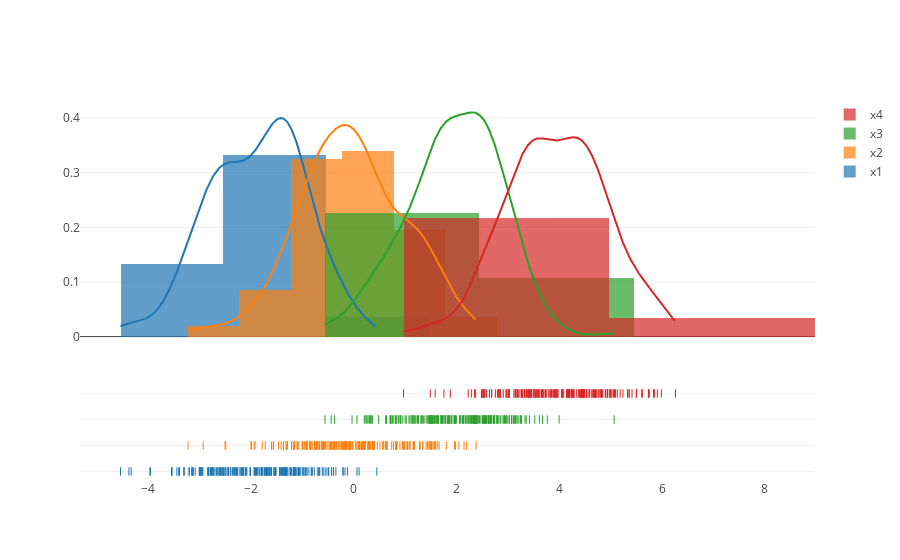

The notebook cell saved with this chart:
### Code cell
fig = ff.create_distplot(hist_data, group_labels, bin_size=[2,1,3,4])
iplot(fig)

### Figure 1 — Plotly figure (JSON) as saved in the notebook; plotly's stock layout.template omitted (floating-point values rounded to 4 significant figures; data arrays with more than 128 entries replaced by an {"elided": "..."} marker saying what was removed)
{"data": [{"autobinx": false, "histnorm": "probability density", "legendgroup": "x1", "marker": {"color": "rgb(31, 119, 180)"}, "name": "x1", "opacity": 0.7, "type": "histogram", "x": {"elided": "200 float values"}, "xaxis": "x1", "xbins": {"end": 0.4528, "size": 2, "start": -4.531}, "yaxis": "y1"}, {"autobinx": false, "histnorm": "probability density", "legendgroup": "x2", "marker": {"color": "rgb(255, 127, 14)"}, "name": "x2", "opacity": 0.7, "type": "histogram", "x": {"elided": "200 float values"}, "xaxis": "x1", "xbins": {"end": 2.383, "size": 1, "start": -3.219}, "yaxis": "y1"}, {"autobinx": false, "histnorm": "probability density", "legendgroup": "x3", "marker": {"color": "rgb(44, 160, 44)"}, "name": "x3", "opacity": 0.7, "type": "histogram", "x": {"elided": "200 float values"}, "xaxis": "x1", "xbins": {"end": 5.067, "size": 3, "start": -0.555}, "yaxis": "y1"}, {"autobinx": false, "histnorm": "probability density", "legendgroup": "x4", "marker": {"color": "rgb(214, 39, 40)"}, "name": "x4", "opacity": 0.7, "type": "histogram", "x": {"elided": "200 float values"}, "xaxis": "x1", "xbins": {"end": 6.26, "size": 4, "start": 0.9729}, "yaxis": "y1"}, {"legendgroup": "x1", "marker": {"color": "rgb(31, 119, 180)"}, "mode": "lines", "name": "x1", "showlegend": false, "type": "scatter", "x": {"elided": "500 float values"}, "xaxis": "x1", "y": {"elided": "500 float values"}, "yaxis": "y1"}, {"legendgroup": "x2", "marker": {"color": "rgb(255, 127, 14)"}, "mode": "lines", "name": "x2", "showlegend": false, "type": "scatter", "x": {"elided": "500 float values"}, "xaxis": "x1", "y": {"elided": "500 float values"}, "yaxis": "y1"}, {"legendgroup": "x3", "marker": {"color": "rgb(44, 160, 44)"}, "mode": "lines", "name": "x3", "showlegend": false, "type": "scatter", "x": {"elided": "500 float values"}, "xaxis": "x1", "y": {"elided": "500 float values"}, "yaxis": "y1"}, {"legendgroup": "x4", "marker": {"color": "rgb(214, 39, 40)"}, "mode": "lines", "name": "x4", "showlegend": false, "type": "scatter", "x": {"elided": "500 float values"}, "xaxis": "x1", "y": {"elided": "500 float values"}, "yaxis": "y1"}, {"legendgroup": "x1", "marker": {"color": "rgb(31, 119, 180)", "symbol": "line-ns-open"}, "mode": "markers", "name": "x1", "showlegend": false, "text": null, "type": "scatter", "x": {"elided": "200 float values"}, "xaxis": "x1", "y": {"elided": "200 str values"}, "yaxis": "y2"}, {"legendgroup": "x2", "marker": {"color": "rgb(255, 127, 14)", "symbol": "line-ns-open"}, "mode": "markers", "name": "x2", "showlegend": false, "text": null, "type": "scatter", "x": {"elided": "200 float values"}, "xaxis": "x1", "y": {"elided": "200 str values"}, "yaxis": "y2"}, {"legendgroup": "x3", "marker": {"color": "rgb(44, 160, 44)", "symbol": "line-ns-open"}, "mode": "markers", "name": "x3", "showlegend": false, "text": null, "type": "scatter", "x": {"elided": "200 float values"}, "xaxis": "x1", "y": {"elided": "200 str values"}, "yaxis": "y2"}, {"legendgroup": "x4", "marker": {"color": "rgb(214, 39, 40)", "symbol": "line-ns-open"}, "mode": "markers", "name": "x4", "showlegend": false, "text": null, "type": "scatter", "x": {"elided": "200 float values"}, "xaxis": "x1", "y": {"elided": "200 str values"}, "yaxis": "y2"}], "layout": {"barmode": "overlay", "hovermode": "closest", "legend": {"traceorder": "reversed"}, "xaxis1": {"anchor": "y2", "domain": [0, 1], "zeroline": false}, "yaxis1": {"anchor": "free", "domain": [0.35, 1], "position": 0}, "yaxis2": {"anchor": "x1", "domain": [0, 0.25], "dtick": 1, "showticklabels": false}}}
